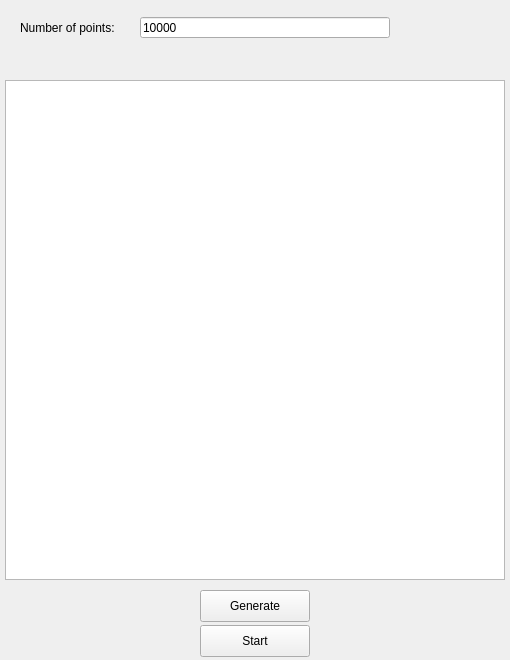
<?xml version="1.0" encoding="UTF-8"?>
<ui version="4.0">
 <class>form_maxmin</class>
 <widget class="QWidget" name="form_maxmin">
  <property name="geometry">
   <rect>
    <x>0</x>
    <y>0</y>
    <width>510</width>
    <height>660</height>
   </rect>
  </property>
  <property name="minimumSize">
   <size>
    <width>510</width>
    <height>660</height>
   </size>
  </property>
  <property name="maximumSize">
   <size>
    <width>510</width>
    <height>660</height>
   </size>
  </property>
  <property name="windowTitle">
   <string>Maxmin</string>
  </property>
  <widget class="QLineEdit" name="le_number_of_points">
   <property name="geometry">
    <rect>
     <x>140</x>
     <y>17</y>
     <width>250</width>
     <height>21</height>
    </rect>
   </property>
   <property name="text">
    <string>10000</string>
   </property>
   <property name="readOnly">
    <bool>false</bool>
   </property>
   <property name="placeholderText">
    <string>10000</string>
   </property>
  </widget>
  <widget class="QLabel" name="lb_number_of_points">
   <property name="geometry">
    <rect>
     <x>20</x>
     <y>20</y>
     <width>121</width>
     <height>16</height>
    </rect>
   </property>
   <property name="text">
    <string>Number of points:</string>
   </property>
  </widget>
  <widget class="QGraphicsView" name="gv_canvas">
   <property name="geometry">
    <rect>
     <x>5</x>
     <y>80</y>
     <width>500</width>
     <height>500</height>
    </rect>
   </property>
  </widget>
  <widget class="QPushButton" name="pb_generate">
   <property name="geometry">
    <rect>
     <x>200</x>
     <y>590</y>
     <width>110</width>
     <height>32</height>
    </rect>
   </property>
   <property name="text">
    <string>Generate</string>
   </property>
  </widget>
  <widget class="QPushButton" name="pb_start">
   <property name="geometry">
    <rect>
     <x>200</x>
     <y>625</y>
     <width>110</width>
     <height>32</height>
    </rect>
   </property>
   <property name="text">
    <string>Start</string>
   </property>
  </widget>
 </widget>
 <resources/>
 <connections/>
</ui>
